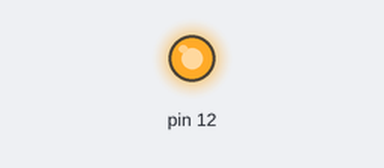
Bench run of a sketch on a simulated Arduino Uno, built with avr-gcc and run on an emulated ATmega328P. On the bench: output pins drawn as LEDs (lit = HIGH).

Above: at 1.2 s.
At 5.9 s:
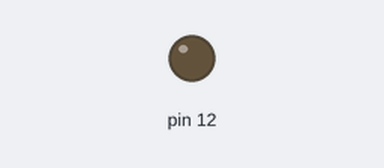
Timing chart, 0 to 7.4 s (numbered marks = the images above):
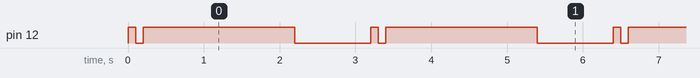

Measured:
- by itself, pin 12: repeats every 3.2 s: LOW 0.10 s, HIGH 2.0 s, LOW 1.0 s, HIGH 0.10 s
- by itself, everything shown: repeats every 3.2 s, in 4 steps

The sketch:

blink.ino
```cpp
void setup() {
  // put your setup code here, to run once:
  pinMode(12, OUTPUT);
}

void loop() {
  // put your main code here, to run repeatedly:
  digitalWrite(12, HIGH);
  // turns on the light of pin13
  delay(100);
  // turnes on for 0.1 sec
  digitalWrite(12, LOW);
  // turns off the light of pin13
  delay(100);
  digitalWrite(12, HIGH);
  delay(2000);
  digitalWrite(12, LOW);
  delay(1000);
}
```
